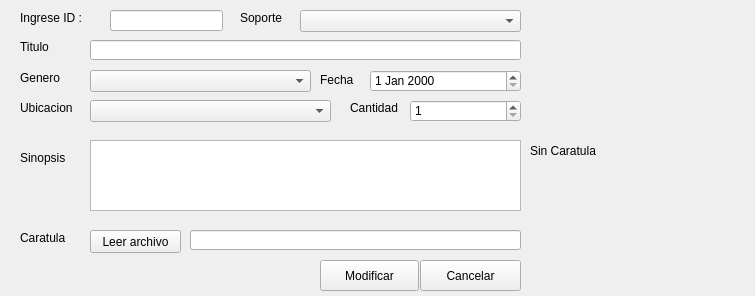
<?xml version="1.0" encoding="UTF-8"?>
<ui version="4.0">
 <class>modificarSoporteDialog</class>
 <widget class="QDialog" name="modificarSoporteDialog">
  <property name="windowModality">
   <enum>Qt::NonModal</enum>
  </property>
  <property name="geometry">
   <rect>
    <x>0</x>
    <y>0</y>
    <width>755</width>
    <height>296</height>
   </rect>
  </property>
  <property name="windowTitle">
   <string>Soporte</string>
  </property>
  <widget class="QLabel" name="label_7">
   <property name="geometry">
    <rect>
     <x>20</x>
     <y>100</y>
     <width>71</width>
     <height>16</height>
    </rect>
   </property>
   <property name="text">
    <string>Ubicacion</string>
   </property>
  </widget>
  <widget class="QLineEdit" name="caratula">
   <property name="geometry">
    <rect>
     <x>190</x>
     <y>230</y>
     <width>331</width>
     <height>20</height>
    </rect>
   </property>
   <property name="readOnly">
    <bool>true</bool>
   </property>
  </widget>
  <widget class="QLabel" name="label_2">
   <property name="geometry">
    <rect>
     <x>20</x>
     <y>40</y>
     <width>47</width>
     <height>13</height>
    </rect>
   </property>
   <property name="text">
    <string>Titulo</string>
   </property>
  </widget>
  <widget class="QLabel" name="label_3">
   <property name="geometry">
    <rect>
     <x>20</x>
     <y>150</y>
     <width>61</width>
     <height>16</height>
    </rect>
   </property>
   <property name="text">
    <string>Sinopsis</string>
   </property>
  </widget>
  <widget class="QLabel" name="foto">
   <property name="geometry">
    <rect>
     <x>530</x>
     <y>10</y>
     <width>211</width>
     <height>281</height>
    </rect>
   </property>
   <property name="text">
    <string>Sin Caratula</string>
   </property>
   <property name="scaledContents">
    <bool>true</bool>
   </property>
  </widget>
  <widget class="QLabel" name="label_6">
   <property name="geometry">
    <rect>
     <x>320</x>
     <y>70</y>
     <width>61</width>
     <height>20</height>
    </rect>
   </property>
   <property name="text">
    <string>Fecha</string>
   </property>
  </widget>
  <widget class="QLabel" name="label_9">
   <property name="geometry">
    <rect>
     <x>20</x>
     <y>230</y>
     <width>61</width>
     <height>16</height>
    </rect>
   </property>
   <property name="text">
    <string>Caratula</string>
   </property>
  </widget>
  <widget class="QPushButton" name="botonvar">
   <property name="geometry">
    <rect>
     <x>320</x>
     <y>260</y>
     <width>99</width>
     <height>31</height>
    </rect>
   </property>
   <property name="focusPolicy">
    <enum>Qt::TabFocus</enum>
   </property>
   <property name="text">
    <string>Modificar</string>
   </property>
   <property name="autoDefault">
    <bool>false</bool>
   </property>
  </widget>
  <widget class="QLabel" name="label_8">
   <property name="geometry">
    <rect>
     <x>350</x>
     <y>100</y>
     <width>61</width>
     <height>16</height>
    </rect>
   </property>
   <property name="text">
    <string>Cantidad</string>
   </property>
  </widget>
  <widget class="QLabel" name="label">
   <property name="geometry">
    <rect>
     <x>20</x>
     <y>10</y>
     <width>71</width>
     <height>16</height>
    </rect>
   </property>
   <property name="text">
    <string>Ingrese ID :</string>
   </property>
  </widget>
  <widget class="QLabel" name="label_4">
   <property name="geometry">
    <rect>
     <x>240</x>
     <y>10</y>
     <width>61</width>
     <height>16</height>
    </rect>
   </property>
   <property name="text">
    <string>Soporte</string>
   </property>
  </widget>
  <widget class="QLabel" name="label_5">
   <property name="geometry">
    <rect>
     <x>20</x>
     <y>70</y>
     <width>61</width>
     <height>16</height>
    </rect>
   </property>
   <property name="text">
    <string>Genero</string>
   </property>
  </widget>
  <widget class="QLineEdit" name="lineEdit">
   <property name="geometry">
    <rect>
     <x>110</x>
     <y>10</y>
     <width>113</width>
     <height>21</height>
    </rect>
   </property>
  </widget>
  <widget class="QComboBox" name="soporte">
   <property name="geometry">
    <rect>
     <x>300</x>
     <y>10</y>
     <width>221</width>
     <height>22</height>
    </rect>
   </property>
  </widget>
  <widget class="QComboBox" name="genero">
   <property name="geometry">
    <rect>
     <x>90</x>
     <y>70</y>
     <width>221</width>
     <height>22</height>
    </rect>
   </property>
  </widget>
  <widget class="QDateEdit" name="fecha">
   <property name="geometry">
    <rect>
     <x>370</x>
     <y>70</y>
     <width>151</width>
     <height>22</height>
    </rect>
   </property>
  </widget>
  <widget class="QSpinBox" name="cantidad">
   <property name="geometry">
    <rect>
     <x>410</x>
     <y>100</y>
     <width>111</width>
     <height>22</height>
    </rect>
   </property>
   <property name="minimum">
    <number>1</number>
   </property>
  </widget>
  <widget class="QComboBox" name="ubicacion">
   <property name="geometry">
    <rect>
     <x>90</x>
     <y>100</y>
     <width>241</width>
     <height>22</height>
    </rect>
   </property>
  </widget>
  <widget class="QTextEdit" name="sinopsis">
   <property name="geometry">
    <rect>
     <x>90</x>
     <y>140</y>
     <width>431</width>
     <height>71</height>
    </rect>
   </property>
  </widget>
  <widget class="QPushButton" name="cancelar">
   <property name="geometry">
    <rect>
     <x>420</x>
     <y>260</y>
     <width>101</width>
     <height>31</height>
    </rect>
   </property>
   <property name="focusPolicy">
    <enum>Qt::TabFocus</enum>
   </property>
   <property name="text">
    <string>Cancelar</string>
   </property>
   <property name="autoDefault">
    <bool>false</bool>
   </property>
  </widget>
  <widget class="QPushButton" name="botonfoto">
   <property name="geometry">
    <rect>
     <x>90</x>
     <y>230</y>
     <width>91</width>
     <height>23</height>
    </rect>
   </property>
   <property name="text">
    <string>Leer archivo</string>
   </property>
   <property name="autoDefault">
    <bool>false</bool>
   </property>
  </widget>
  <widget class="QLineEdit" name="titulo">
   <property name="geometry">
    <rect>
     <x>90</x>
     <y>40</y>
     <width>431</width>
     <height>20</height>
    </rect>
   </property>
  </widget>
 </widget>
 <resources/>
 <connections/>
</ui>
